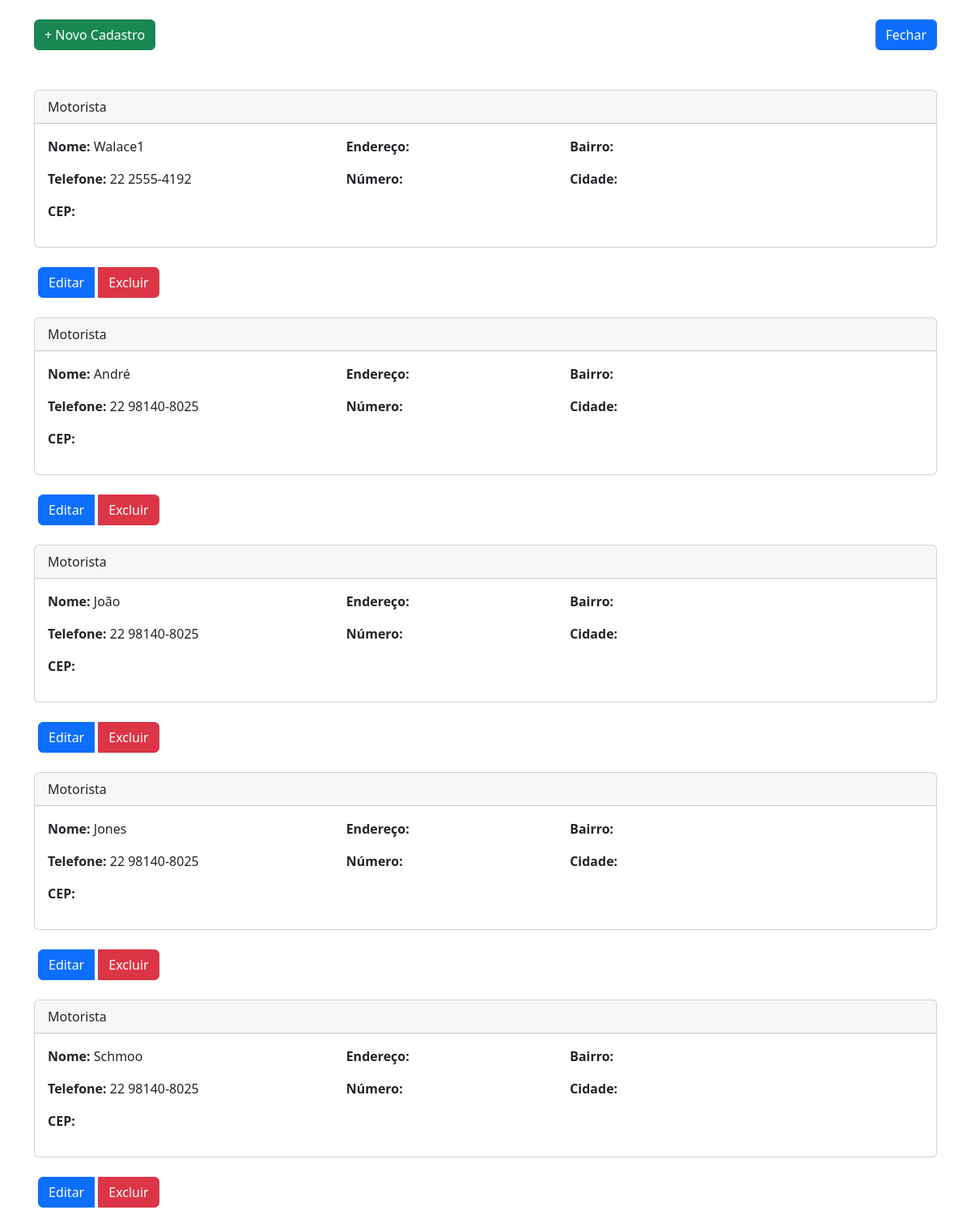
The page /App/views/user/MotoristaView/indexMotorista.php on the database as committed earlier.
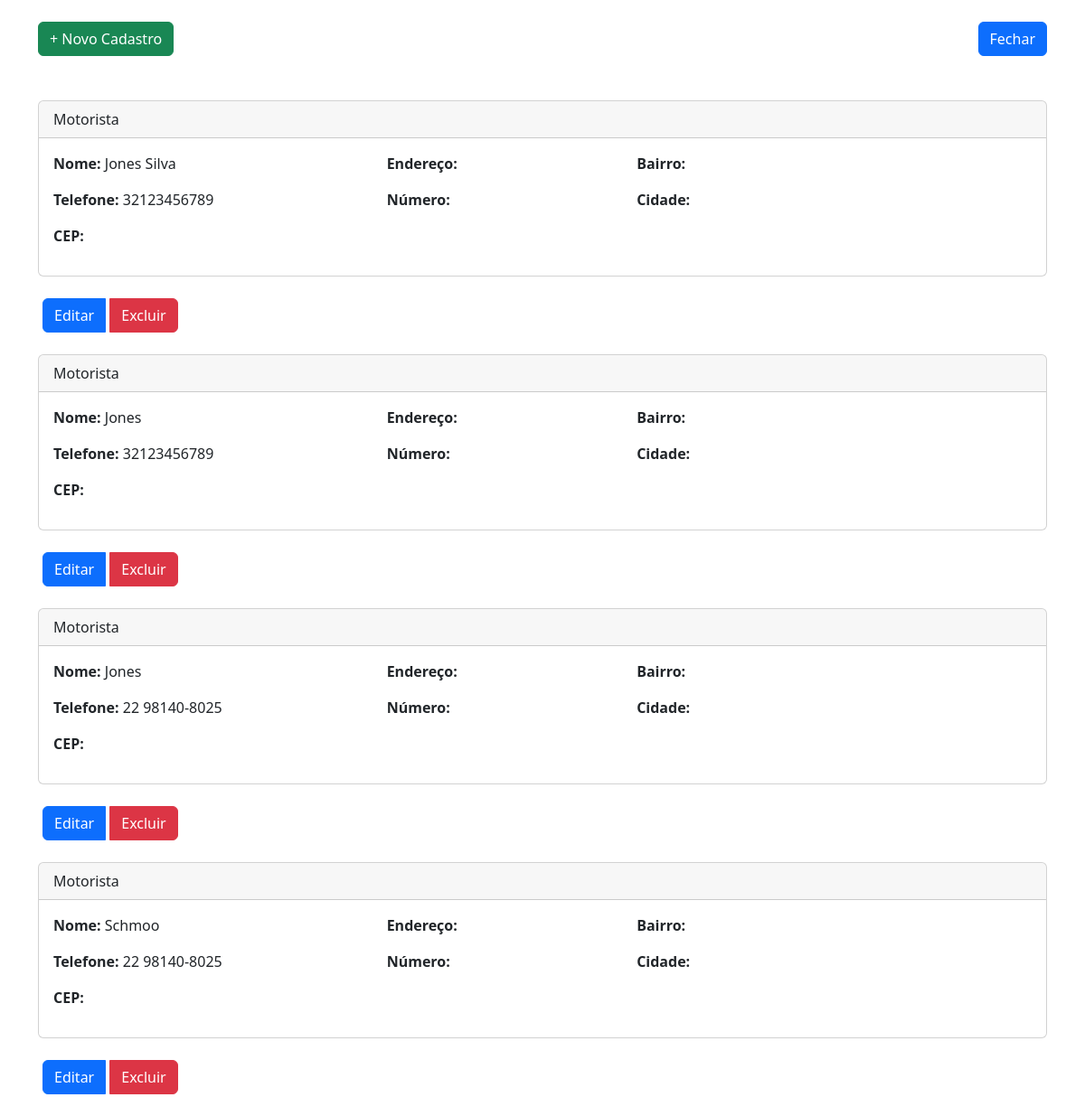
The same page on the database as committed later.
### tables this page shows
CREATE TABLE IF NOT EXISTS `motoristas` (
  `id` int NOT NULL AUTO_INCREMENT,
  `nome` varchar(150) NOT NULL,
  `telefone` varchar(15) NOT NULL,
  `created` datetime NOT NULL,
  `modified` datetime DEFAULT NULL,
  PRIMARY KEY (`id`)
);

### App/config/conexao.php (called while the page is built, shortened)
<?php
class Banco
{
    protected $mysqli;
    private function conexao($servidor, $usuario, $senha, $banco)
    {
        try {
            $this->mysqli = new mysqli($servidor, $usuario, $senha, $banco);
        } catch (Exception $e) {
            die($e->getMessage());
        }
    }
    public function getConexao()
    {
        return $this->mysqli;
    }
}
?>

### App/controllers/Motorista/MotoristaListarController.php (called while the page is built)
<?php
require_once (__DIR__ ."/../../models/MotoristaModel.php");
class listarMotorista
{    private $listar;
    public function __construct(){
        $this->listar = new motorista();
        $this->listarTodos();
    }
    public function listarTodos(){
        return $this->listar->listarMotoristas();
    }
}
?>

### App/models/MotoristaModel.php (called while the page is built, shortened)
<?php
require_once(__DIR__ . "/../dao/MotoristaDAO.php");
class Motorista extends Banco
{
    private $motoristaDAO;
    public function __construct()
    {
        $this->motoristaDAO = new MotoristaDAO();
    }
    public function listarMotoristas()
    {
        return $this->motoristaDAO->getMotorista();
    }
}
?>

### App/dao/MotoristaDAO.php (called while the page is built, shortened)
<?php
require_once(__DIR__ . "/../config/conexao.php");
class MotoristaDAO
{
    protected $conexao;
    public function __construct()
    {
        $this->conexao = new Banco();
    }
    public function getMotorista()
    {
        try {
            $stmt = $this->conexao->getConexao()->prepare("SELECT id,nome,telefone, created FROM motoristas ORDER BY id DESC ");
            $motoristas = [];
            $stmt->execute();
            $result = $stmt->get_result();
            while ($row = $result->fetch_array(MYSQLI_ASSOC)) {
                $motoristas[] = $row;
            }
            return $motoristas;
        } catch (Exception $e) {
            echo "Erro ao listar motoristas: " . $e->getMessage();
            return [];
        }
    }
}
?>

### App/views/user/MotoristaView/indexMotorista.php (the view, shortened to what this page needs)
<?php
require_once("../../../controllers/Motorista/MotoristaListarController.php");
$controller = new listarMotorista();
$row = $controller->listarTodos();
?>
<!DOCTYPE html>
<html lang="en">
<head>
    <link href="https://cdn.jsdelivr.net/npm/bootstrap@5.2.1/dist/css/bootstrap.min.css" rel="stylesheet"
>
</head>
<body>
<div class="container">
    <header class="d-flex justify-content-between my-4">
        <p class="text-right"><a href="criarMotorista.php" class="btn btn-success">+ Novo Cadastro</a></p>
        <a href="../../home.php" class="btn btn-primary" style="margin-bottom: 25px;">Fechar</a>
    </header>
    <?php foreach ($row as $value): ?>
        <div class="card">
            <div class="card-header">Motorista</div>
            <div class="card-body">
                <div class="row">
                    <div class="col-md-4">
                        <p><strong>Nome:</strong> <?php echo $value['nome']; ?></p>
                        <p><strong>Telefone:</strong> <?php echo $value['telefone']; ?></p>
                    </div>
                    <div class="col-md-3">
                        <p><strong>Endereço:</strong></p>
                        <p><strong>Número:</strong></p>
                    </div>
                    <div class="col-md-3">
                        <p><strong>Bairro:</strong></p>
                        <p><strong>Cidade:</strong></p>
                    </div>
                    <div class="col-md-3">
                        <p><strong>CEP:</strong></p>
                    </div>
                </div>
            </div>
        </div>
        <br>
        <div class="col-md-4">
            <div class="col-md-3">
                <div class="btn-group" >
                    <a class="btn btn-primary" style="margin-left: 5px; margin-right: 5px;"
                       href="../../user/MotoristaView/editarMotorista.php?id=<?php echo $value['id']; ?>">Editar</a>
                    <a class="btn btn-danger"
                       href="../../../controllers/Motorista/MotoristaDeletarController.php?id=<?php echo $value['id']; ?>">Excluir</a>
                </div>
            </div>
        </div>
        <br>
    <?php endforeach; ?>
</div>
</body>
</html>

Rows that differ between the two databases and show on the page:
removed motoristas: nome "Walace1", telefone "22 2555-4192"
removed motoristas: nome "André", telefone "22 98140-8025"
removed motoristas: nome "João", telefone "22 98140-8025"
added motoristas: nome "Jones Silva", telefone "32123456789"
added motoristas: nome "Jones", telefone "32123456789"
